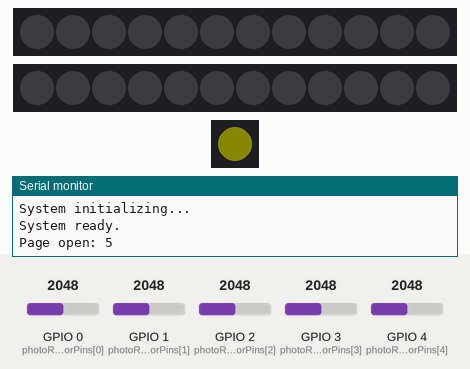
Simulated run of this program. Board: ESP32-C3. Shown: 2 × 12 RGB LEDs in strip order, left to right, 1 RGB LEDs in strip order, left to right, the last lines printed to the serial monitor. Inputs (shaded band) come from the test bench; at power-on: GPIO 0 (photoResistorPins[0]) = 2048, GPIO 1 (photoResistorPins[1]) = 2048, GPIO 2 (photoResistorPins[2]) = 2048, GPIO 3 (photoResistorPins[3]) = 2048, GPIO 4 (photoResistorPins[4]) = 2048. Dim RGB values are drawn brighter than linear; random numbers use the default seed unless the program sets one.

Above: at 1.2 s.
1.3 s: GPIO 0 (photoResistorPins[0]) set to 107
2.8 s: GPIO 0 (photoResistorPins[0]) set to 90
At 3.2 s:
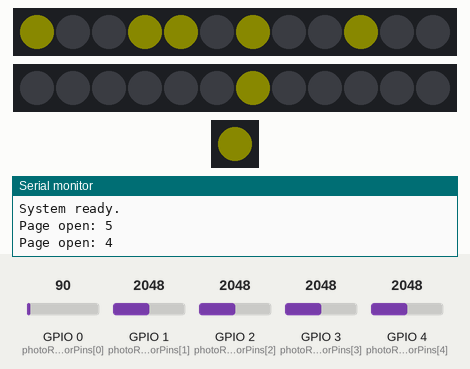
5.8 s: GPIO 1 (photoResistorPins[1]) set to 111
7.3 s: GPIO 1 (photoResistorPins[1]) set to 89
At 7.54 s:
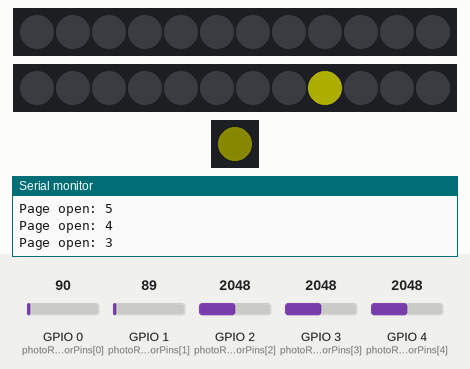
8.9 s: GPIO 2 (photoResistorPins[2]) set to 109
11.9 s: GPIO 2 (photoResistorPins[2]) set to 89
At 11.9 s:
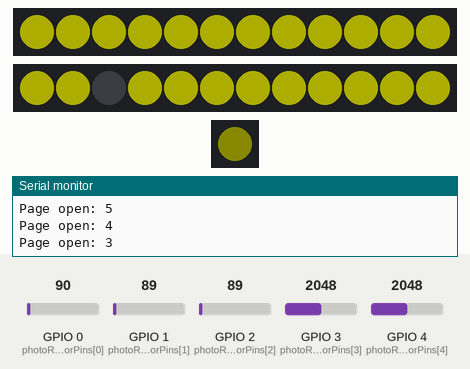
At 15.5 s:
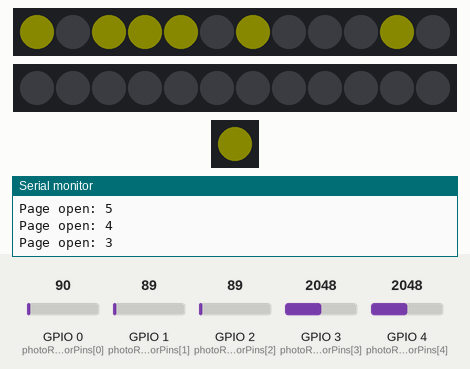
Timing chart, 0 to 15.9 s (numbered marks = the images above; inputs shaded):
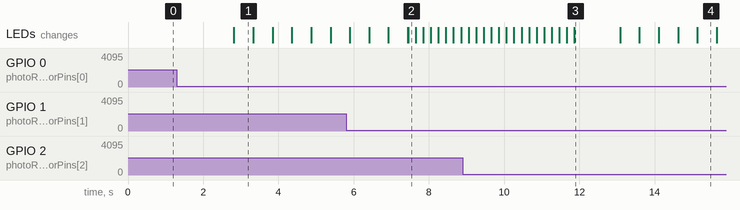

Measured:
- the behaviour switches between 101 and 100 on GPIO 0 (photoResistorPins[0]) (found by bisection; images 0 and 1)
- the behaviour switches between 101 and 100 on GPIO 1 (photoResistorPins[1]) (found by bisection; images 1 and 2)
- the behaviour switches between 101 and 100 on GPIO 2 (photoResistorPins[2]) (found by bisection; images 2 and 3)
- after the input at 1.3 s, every drawn part: stays the same
- after the input at 2.8 s, the LEDs: change at once (image 1)
- what the display in image 1 shows lasts 0.5 s, from 2.8 s to 3.3 s

The program:

main.cpp
```cpp
// ======== Library Initialization ========

#include <Adafruit_NeoPixel.h>
#include <vector>
#include <iostream>
#include <queue>
#include <unordered_map>
#include <esp_task_wdt.h>
#include <helpers.h>
#include <config.h>
using namespace std;

// ======== Setup ========

void setup() {

  // Serial Monitor
  Serial.begin(9600);
  while(!Serial); // Wait for Serial Monitor to open
  Serial.println("System initializing...");

  // Initialize NeoPixels
  Chain1.begin();
  Chain2.begin();
  StatusLight.begin();

  StatusLight.setPixelColor(0, StatusLight.Color(10, 10, 0)); // Red component (GRB format)
  StatusLight.show();

  // Initialize photoresistors
  for (int i = 0; i < PHOTORESISTOR_COUNT; i++) {
    pinMode(photoResistorPins[i], INPUT);
  }

  Serial.println("System ready.");

}

// ======== Main Loop ========

void loop() {
  int activePattern = determinePage();
  static int lastPattern = -1;

  esp_task_wdt_reset(); // Reset watchdog timer in each loop iteration

  // Only update if the pattern changes
  if (activePattern != lastPattern) {
    lastPattern = activePattern;
    Serial.print("Page open: ");
    Serial.println(activePattern);

    // Execute the corresponding pattern
    switch (activePattern) {
      case 0:
        multipleRandomWalk(0);

      case 1:
        patternSpreadingWave(1);

      case 2:
      multipleRandomWalk(2);

      case 3:
        patternSpreadingWave(3);

      case 4:
      multipleRandomWalk(4);
    }
  }
}
```

helpers.h
```cpp
// ======== Library initialization ========
#include <Arduino.h>
#include <Adafruit_NeoPixel.h>

// ======== Function prototypes ========

// Defined in helpers.cpp
int determinePage();
void printPhotoResistorValues(int activeCount);
void lightPixel(int position, int Red, int Green, int Blue);
void pickRandomColor(int &r, int &g, int &b);

// Defined in patterns.cpp
void multipleRandomWalk(int currentPattern);
void multipleRandomWalkWithRainbow(int currentPattern);
void patternRainbowRandomWalk(int currentPattern);
void patternSpreadingWave(int currentPattern);
void patternRandomWalk(int currentPattern);
void predatorPreyPattern(int currentPattern);
```

helpers.cpp
```cpp
// ======== Includes ========
# include "helpers.h"
# include "config.h"
# include <Arduino.h>
# include <Adafruit_NeoPixel.h>

// ======== Helper Functions ========

// Determine which pattern to display based on photoresistor activation
int determinePage() {
  int activeCount = 0;
  for (int i = 0; i < PHOTORESISTOR_COUNT; i++) {
      int rawValue = analogRead(photoResistorPins[i]);
      if (rawValue > lightThreshold) {
          activeCount++;
      }
  }
  // esp_task_wdt_reset();
  return activeCount; // Assuming activeCount maps to a pattern
}

// Print photoresistor values in a single line if exceeding thresholds
void printPhotoResistorValues(int activeCount) {
  static int lastActiveCount = -1;

  // Only print when activeCount changes
  if (activeCount != lastActiveCount) {
    lastActiveCount = activeCount;
    Serial.print("Photoresistor values: ");
    for (int i = 0; i < PHOTORESISTOR_COUNT; i++) {
      int rawValue = analogRead(photoResistorPins[i]);
      Serial.print(rawValue);
      if (i < PHOTORESISTOR_COUNT - 1) Serial.print(", ");
    }
    Serial.println();
  }
}

/* Light up a specific NeoPixel at a given position with a specified color
  - Takes a position and a color array as arguments
  - The position is used to determine which chain and pixel to light up
  - The color array is used to set the RGB values for the pixel
*/
void lightPixel(int position, int Red, int Green, int Blue) {
  Adafruit_NeoPixel* chain = nullptr;  // Pointer to correct LED chain
  int localPosition = 0;  // Applies a pixel index that exists within the chains to help avoid errors.
  uint32_t color = 0;  // Store calculated color

  if (position >= 0 && position < 12) {
    chain = &Chain1;
    localPosition = position;

    color = chain->Color(Red, Green, Blue); // initializes a color to apply the RGB values to the pixel
  } else if (position >= 12 && position < 24) {
    chain = &Chain2;
    localPosition = position - 12;

    color = chain->Color(Red, Green, Blue); // initializes a color to apply the RGB values to the pixel
  }

  if (!chain) {
    Serial.print("Invalid position: ");
    Serial.println(position);
    return;
  }

  chain->setPixelColor(localPosition, color);
  chain->show();
}

/*
 * Selects a random color from a predefined list.
 * @param r Reference to red value (0-255)
 * @param g Reference to green value (0-255)
 * @param b Reference to blue value (0-255)
 */
 void pickRandomColor(int &r, int &g, int &b) {
  int index = random(numColors);  // Pick random index from available colors
  r = colorOptions[index][0];
  g = colorOptions[index][1];
  b = colorOptions[index][2];
}
```

patterns.cpp
```cpp
#include "helpers.h"
#include "config.h"
#include <Arduino.h>
#include <queue>
#include <vector>
#include <unordered_map>
#include <esp_task_wdt.h>
using namespace std;

// ======== Patterns ========
/* This file contains the code for the various patterns that the Pixels can display.
 - Each pattern is a function that takes an integer argument, which is the current pattern number -
    - the patterns include a loop-breaking call to check the number of activated LDRs, and escapes the pattern if the number is different than the assigned pattern integer.
 - The patterns are called in the main loop based on the current page number.
*/

// Random walk pattern with variable number of lights
void multipleRandomWalk(int currentPattern) {

  // Firefly color
  int Red = 10;
  int Green = 10;
  int Blue = 0;

  // Number of lights in the pattern
  const int numLights = 6;

  // Total number of nodes
  const int numNodes = 24;

  // Current positions of the lights
  int positions[numLights];

  // Occupied state for each node
  bool occupied[numNodes] = {false};

  // Initialize the positions of the lights at random, ensuring no collisions
  for (int i = 0; i < numLights; i++) {
      int randomPosition;
      do {
          randomPosition = random(0, numNodes);
      } while (occupied[randomPosition]);
      positions[i] = randomPosition;
      occupied[randomPosition] = true;
  }


  // Initialize active page
  int activePattern = determinePage();

  // Loop until the page changes
  while (determinePage() == activePattern) {

    int activePattern = determinePage();
    // Clear all pixels before updating positions
    for (int i = 0; i < numNodes; i++) {
        lightPixel(i, 0, 0, 0); // Turn off all pixels
    }

    // Move each light to a random neighbor
    for (int i = 0; i < numLights; i++) {
      int currentPosition = positions[i];
      int nextPosition;

      // Find an unoccupied neighbor
      bool moved = false;
      for (int attempts = 0; attempts < graph[currentPosition].size(); attempts++) {
        int neighborIndex = random(0, graph[currentPosition].size());
        nextPosition = graph[currentPosition][neighborIndex];
        if (!occupied[nextPosition]) {
          occupied[currentPosition] = false;
          positions[i] = nextPosition;
          occupied[nextPosition] = true;
          moved = true;
          break;
          }
      }

      // If no move was possible, stay in place
      if (!moved) {
          nextPosition = currentPosition;
      }

      // Light up the current position
      lightPixel(nextPosition, Red, Green, Blue);
    }

    // Small delay for smoother animation
    delay(500);
  }

  // Clear lights when exiting the pattern
  for (int i = 0; i < numNodes; i++) {
    lightPixel(i, 0, 0, 0); // Turn off all pixels
  }
}

// Pattern: Spreading wave of colors
void patternSpreadingWave(int currentPattern) {

  // Initialize the current page value
  int activePattern = determinePage();

  // Initialize the color for the wave
  int color[3]; // Current RGB color

  // Start with all pixels off
  for (int i = 0; i < NUM_PIXELS; i++) {
    lightPixel(i, 0, 0, 0);
  }

  // Loop until the page changes
  while (activePattern == currentPattern) {

    // Choose a random starting node
    int startNode = random(0, NUM_PIXELS);

    // Select a random color from the color options
    pickRandomColor(color[0], color[1], color[2]);

    // Array to track visited nodes
    bool visited[NUM_PIXELS] = {false};

    // Simple queue implementation using an array
    int queue[2 * NUM_PIXELS]; // Maximum possible size is the total number of nodes
    int front = 0, back = 0;

    // Enqueue the starting node
    queue[back++] = startNode;
    visited[startNode] = true;

    // Begin the wave propagation
    while (front < back && activePattern == currentPattern) {
      int currentNode = queue[front++]; // Dequeue the current node

      // Determine which chain and pixel index to light up
      lightPixel(currentNode, color[0], color[1], color[2]);

      // Add a small delay for the wave effect
      delay(200);

      // Enqueue all unvisited neighbors
      for (int neighbor : graph[currentNode]) {
        if (!visited[neighbor]) {
          queue[back++] = neighbor;
          visited[neighbor] = true;
        }
      }

      // Determine which page is open, update the while loop
      activePattern = determinePage();
    }

    // Delay for a moment before restarting the wave with a new random color
    delay(1000);

    // Determine which page is open, update the while loop
    activePattern = determinePage();
    if (activePattern != currentPattern) {
      break;
    }

  }
}
```

config.h
```cpp
#ifndef CONFIG_H
#define CONFIG_H

#include <Adafruit_NeoPixel.h>
#include <vector>

// ======== NeoPixel Declarations ========
extern Adafruit_NeoPixel StatusLight;  // Status light on the ESP32
extern Adafruit_NeoPixel Chain1;       // GPIO of front cover
extern Adafruit_NeoPixel Chain2;       // GPIO of back cover
extern int NUM_PIXELS;                  // Number of NeoPixels

// ======== Photoresistor Declarations ========
extern const int PHOTORESISTOR_COUNT;
extern const int photoResistorPins[];

extern const int lightThreshold; // Thresholds for detecting significant light changes
extern const int buffer; // Sensitivity buffer for activation


// ======== Graph and color Declarations ========

// Declare the adjacency list for 24 nodes
extern std::vector<int> graph[24];

// Color options
extern const int colorOptions[][3];  // Explicitly declare as a 2D array
extern const int numColors;          // Declare numColors for access in other files

#endif // CONFIG_H
```

config.cpp
```cpp
// ======== Includes ========
#include <Adafruit_NeoPixel.h>
#include <vector>
#include "config.h"
using namespace std;

//  ======== GPIO Pin Definitions ========
const int PHOTORESISTOR_COUNT = 5;
const int photoResistorPins[] = {0, 1, 2, 3, 4};

//  ======== NeoPixel Declarations ========
Adafruit_NeoPixel StatusLight(1, 10, NEO_GRB + NEO_KHZ800);
Adafruit_NeoPixel Chain1(12, 6, NEO_GRB + NEO_KHZ800);
Adafruit_NeoPixel Chain2(12, 7, NEO_GRB + NEO_KHZ800);
int NUM_PIXELS = 24;

//  ======== Constants ========

//  A simple adjacency map representing connections between NeoPixels.
vector<int> graph[24] = {
  {1, 5, 6, 7},
  {0, 2, 3, 4, 5},
  {1, 3, 14},
  {1, 2, 4, 11},
  {1, 3, 5, 9, 10, 11},
  {0, 1, 4, 6, 9},
  {0, 5, 7, 8, 9},
  {0, 6, 8},
  {6, 7, 9},
  {4, 5, 6, 8, 21},
  {4, 9, 11, 22},
  {3, 4, 10, 23},
  {13, 17, 18, 19},
  {12, 14, 15, 16, 17},
  {2, 13, 15, 16},
  {13, 14, 16, 23},
  {13, 15, 17, 21, 22, 23},
  {12, 13, 16, 18, 21},
  {12, 17, 19, 20, 21},
  {12, 18, 20},
  {9, 18, 19, 21},
  {10, 16, 17, 18, 20},
  {11, 16, 21, 23},
  {15, 16, 22}
};

const int lightThreshold = 100; // Thresholds for detecting significant light changes
const int buffer = 50; // Sensitivity buffer for activation


//  Color Options
/*
 * Predefined color options for the NeoPixels, represented as RGB values.
 * The array stores different colors that can be randomly selected for lighting patterns.
 */
 const int colorOptions[][3] = {
  {50, 0, 0},    // Red
  {0, 50, 0},    // Green
  {0, 0, 50},    // Blue
  {50, 50, 0},   // Yellow
  {0, 50, 50},   // Cyan
  {50, 0, 50},   // Magenta
  {50, 32, 0},   // Orange
  {14, 0, 25}    // Indigo
};

/*
* Computes the number of available color options dynamically.
* This ensures the size of colorOptions is correctly calculated for use in random selection.
*/
const int numColors = sizeof(colorOptions) / sizeof(colorOptions[0]);
```

Source omitted: main_deprecated.cpp (28176 bytes)
